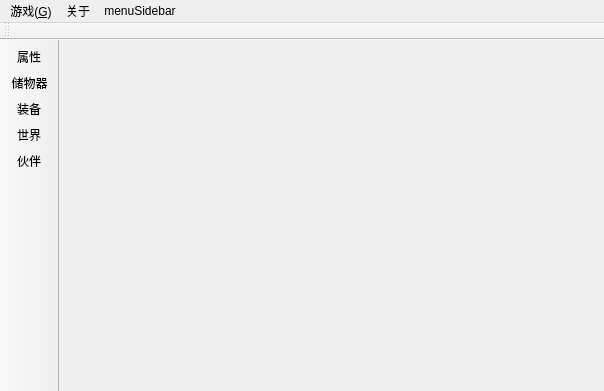
<?xml version="1.0" encoding="UTF-8"?>
<ui version="4.0">
 <class>GameMainDialog</class>
 <widget class="QMainWindow" name="GameMainDialog">
  <property name="geometry">
   <rect>
    <x>0</x>
    <y>0</y>
    <width>604</width>
    <height>391</height>
   </rect>
  </property>
  <property name="windowTitle">
   <string>混沌之门</string>
  </property>
  <property name="documentMode">
   <bool>false</bool>
  </property>
  <property name="dockOptions">
   <set>QMainWindow::AllowTabbedDocks|QMainWindow::AnimatedDocks</set>
  </property>
  <property name="unifiedTitleAndToolBarOnMac">
   <bool>true</bool>
  </property>
  <widget class="QWidget" name="centralwidget">
   <property name="layoutDirection">
    <enum>Qt::LeftToRight</enum>
   </property>
  </widget>
  <widget class="QMenuBar" name="menubar">
   <property name="geometry">
    <rect>
     <x>0</x>
     <y>0</y>
     <width>604</width>
     <height>23</height>
    </rect>
   </property>
   <widget class="QMenu" name="menu_G">
    <property name="title">
     <string>游戏(&amp;G)</string>
    </property>
    <addaction name="action_B"/>
    <addaction name="separator"/>
    <addaction name="action_E"/>
    <addaction name="action_F"/>
    <addaction name="action_S"/>
    <addaction name="action_Q"/>
    <addaction name="action_A"/>
    <addaction name="separator"/>
    <addaction name="action_C"/>
   </widget>
   <widget class="QMenu" name="menu">
    <property name="title">
     <string>关于</string>
    </property>
    <addaction name="actionAbout_QT"/>
   </widget>
   <widget class="QMenu" name="menuSidebar">
    <property name="tearOffEnabled">
     <bool>true</bool>
    </property>
    <property name="title">
     <string>menuSidebar</string>
    </property>
    <addaction name="action_CharacterDetails"/>
    <addaction name="action_Bag"/>
    <addaction name="action_Equipment"/>
    <addaction name="action_World"/>
    <addaction name="action_Friends"/>
   </widget>
   <addaction name="menu_G"/>
   <addaction name="menu"/>
   <addaction name="menuSidebar"/>
  </widget>
  <widget class="QToolBar" name="tbLeftSide">
   <property name="windowTitle">
    <string>toolBar</string>
   </property>
   <property name="movable">
    <bool>false</bool>
   </property>
   <property name="allowedAreas">
    <set>Qt::LeftToolBarArea</set>
   </property>
   <property name="iconSize">
    <size>
     <width>48</width>
     <height>48</height>
    </size>
   </property>
   <property name="toolButtonStyle">
    <enum>Qt::ToolButtonIconOnly</enum>
   </property>
   <property name="floatable">
    <bool>false</bool>
   </property>
   <attribute name="toolBarArea">
    <enum>LeftToolBarArea</enum>
   </attribute>
   <attribute name="toolBarBreak">
    <bool>false</bool>
   </attribute>
   <addaction name="action_CharacterDetails"/>
   <addaction name="action_Bag"/>
   <addaction name="action_Equipment"/>
   <addaction name="action_World"/>
   <addaction name="action_Friends"/>
  </widget>
  <widget class="QToolBar" name="toolBar_2">
   <property name="windowTitle">
    <string>toolBar_2</string>
   </property>
   <attribute name="toolBarArea">
    <enum>TopToolBarArea</enum>
   </attribute>
   <attribute name="toolBarBreak">
    <bool>false</bool>
   </attribute>
  </widget>
  <action name="action_B">
   <property name="text">
    <string>空间储物器(&amp;B)</string>
   </property>
  </action>
  <action name="action_F">
   <property name="text">
    <string>好友(&amp;F)</string>
   </property>
  </action>
  <action name="action_S">
   <property name="text">
    <string>商城(&amp;S)</string>
   </property>
  </action>
  <action name="action_C">
   <property name="text">
    <string>角色属性(&amp;C)...</string>
   </property>
  </action>
  <action name="action_Q">
   <property name="text">
    <string>任务(&amp;M)</string>
   </property>
  </action>
  <action name="action_A">
   <property name="text">
    <string>成就(&amp;A)</string>
   </property>
  </action>
  <action name="action_E">
   <property name="text">
    <string>装备(&amp;E)</string>
   </property>
  </action>
  <action name="actionAbout_QT">
   <property name="text">
    <string>About QT</string>
   </property>
  </action>
  <action name="action">
   <property name="text">
    <string>空间储物器</string>
   </property>
   <property name="iconVisibleInMenu">
    <bool>true</bool>
   </property>
  </action>
  <action name="action111">
   <property name="checkable">
    <bool>true</bool>
   </property>
   <property name="icon">
    <iconset resource="coeus_client_qt.qrc">
     <normaloff>:/coeus_client_qt/AngryPowman.jpg</normaloff>:/coeus_client_qt/AngryPowman.jpg</iconset>
   </property>
   <property name="text">
    <string>111</string>
   </property>
  </action>
  <action name="action_CharacterDetails">
   <property name="checkable">
    <bool>true</bool>
   </property>
   <property name="text">
    <string>属性</string>
   </property>
   <property name="toolTip">
    <string>属性(C)</string>
   </property>
   <property name="shortcut">
    <string>I</string>
   </property>
   <property name="shortcutContext">
    <enum>Qt::ApplicationShortcut</enum>
   </property>
  </action>
  <action name="action_Bag">
   <property name="checkable">
    <bool>true</bool>
   </property>
   <property name="text">
    <string>储物器</string>
   </property>
  </action>
  <action name="action_Equipment">
   <property name="checkable">
    <bool>true</bool>
   </property>
   <property name="text">
    <string>装备</string>
   </property>
  </action>
  <action name="action_Friends">
   <property name="checkable">
    <bool>true</bool>
   </property>
   <property name="text">
    <string>伙伴</string>
   </property>
  </action>
  <action name="action_World">
   <property name="checkable">
    <bool>true</bool>
   </property>
   <property name="text">
    <string>世界</string>
   </property>
  </action>
 </widget>
 <layoutdefault spacing="6" margin="9"/>
 <layoutfunction spacing="0" margin="0"/>
 <resources>
  <include location="coeus_client_qt.qrc"/>
 </resources>
 <connections/>
 <designerdata>
  <property name="gridDeltaX">
   <number>5</number>
  </property>
  <property name="gridDeltaY">
   <number>5</number>
  </property>
  <property name="gridSnapX">
   <bool>true</bool>
  </property>
  <property name="gridSnapY">
   <bool>true</bool>
  </property>
  <property name="gridVisible">
   <bool>true</bool>
  </property>
 </designerdata>
</ui>
